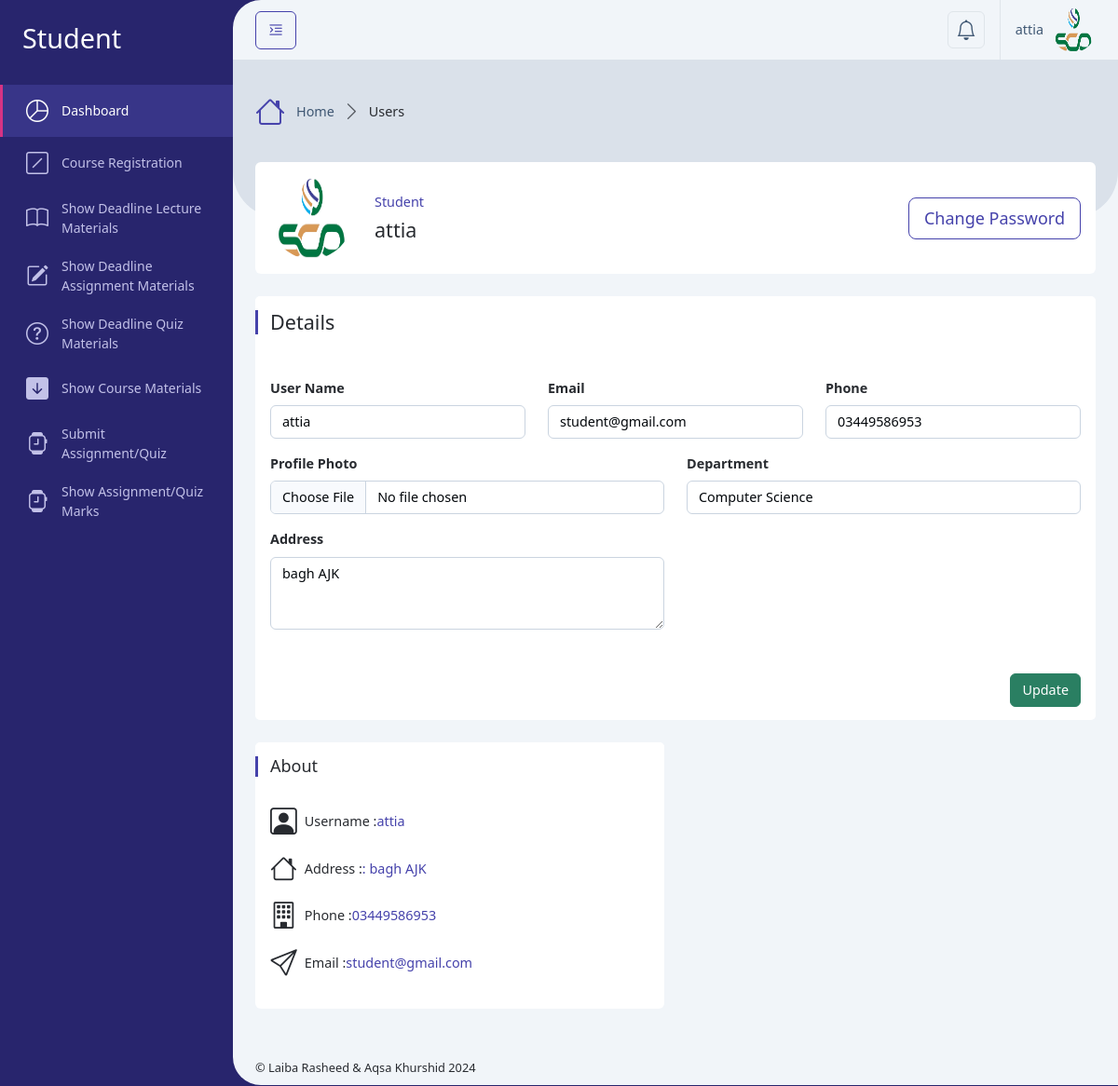
The app's page /Administrator/profile.php (signed in) with its own data.
### tables this page shows
CREATE TABLE `users` (
  `id` int(11) NOT NULL,
  `username` varchar(50) NOT NULL,
  `email` varchar(100) NOT NULL,
  `address` varchar(255) DEFAULT NULL,
  `phone` varchar(20) DEFAULT NULL,
  `department` varchar(255) DEFAULT NULL,
  `student_semester` varchar(100) DEFAULT NULL,
  `instructor_education` varchar(255) DEFAULT NULL,
  `profile_photo` varchar(256) DEFAULT NULL,
  `password` varchar(255) NOT NULL,
  `role_id` int(11) NOT NULL,
  `isActive` tinyint(2) DEFAULT 0,
  `created_at` timestamp NOT NULL DEFAULT current_timestamp()
);

### Administrator/profile.php (called while the page is built, shortened)
<?php
require '../Database/config.php';
$user = getUserData($_SESSION['user_id']);
include '../setting/_Layout.php';
?>

### Database/config.php (called while the page is built, shortened)
<?php
    $servername = "localhost";
    $username = "root";
    $password = "";
    $dbname = "course_ms";
    $conn = new mysqli($servername, $username, $password, $dbname);
    function getUserData($user_id) {
        global $conn;
        $stmt = $conn->prepare("SELECT * FROM users WHERE id = ?");
        $stmt->bind_param("i", $user_id);
        $stmt->execute();
        $result = $stmt->get_result();
        return $result->fetch_assoc();
    }
?>

### Administrator/profile_content.php (the view, shortened to what this page needs)
<?php
	$user_id = $_SESSION['user_id'];
	$stmt = $conn->prepare("SELECT * FROM users WHERE id = ?");
	$stmt->bind_param("i", $user_id);
	$stmt->execute();
	$user_result = $stmt->get_result();
	$user = $user_result->fetch_assoc();
?>
<div class="row justify-content-center">
    <div class="col-xxl-12">
        <div class="card mb-4">
            <div class="card-body">
                <div class="row align-items-center">
                    <div class="col-auto">
                        <img src="../assets/uploads/<?php echo htmlspecialchars($user['profile_photo']); ?>" class="img-5xx rounded-circle" alt="Profile Photo" />
                    </div>
                    <div class="col">
                        <h6 class="text-primary">
                            <?php
                                switch ($_SESSION['role_id']) {
                                    case 1:
                                        echo htmlspecialchars('Student');
                                        break;
                                }
                            ?>
                        </h6>
                        <h4 class="m-0"><?php echo htmlspecialchars($user['username']); ?></h4>
                    </div>
                    <div class="col-12 col-md-auto">
                        <a href="#!" class="btn btn-outline-primary btn-lg">Change Password</a>
                    </div>
                </div>
            </div>
        </div>
    </div>
</div>
<div class="row">
    <div class="col-xxl-3 col-sm-6 col-12 order-xxl-1 order-xl-2 order-lg-2 order-md-2 order-sm-2">
        <div class="card mb-4">
            <div class="card-header">
                <h5 class="card-title">About</h5>
            </div>
            <div class="card-body">
                <h6 class="d-flex align-items-center mb-3">
                    <i class="bi bi-person-square fs-2 me-2"></i> Username :
                    <span class="text-primary"><?php echo htmlspecialchars($user['username']); ?></span>
                </h6>
                <h6 class="d-flex align-items-center mb-3">
                    <i class="bi bi-house fs-2 me-2"></i> Address :
                    <span class="text-primary">: <?php echo htmlspecialchars($user['address']); ?></span>
                </h6>
                <h6 class="d-flex align-items-center mb-3">
                    <i class="bi bi-building fs-2 me-2"></i> Phone :
                    <span class="text-primary"><?php echo htmlspecialchars($user['phone']); ?></span>
                </h6>
				<h6 class="d-flex align-items-center mb-3">
                    <i class="bi bi-send fs-2 me-2"></i> Email :
                    <span class="text-primary"><?php echo htmlspecialchars($user['email']); ?></span>
                </h6>
            </div>
        </div>
    </div>
    <div class="col-xxl-9 col-sm-12 col-12 order-xxl-2 order-xl-1 order-lg-1 order-md-1 order-sm-1">
        <div class="card mb-4">
            <form action="Controller/profile_update.php" method="POST" enctype="multipart/form-data">
                <div class="card-header">
                    <h4 class="card-title mb-3">Details</h4>
                </div>
                <div class="card-body">
                    <div class="row">
                        <div class="col-lg-4 col-sm-4 col-12">
                            <div class="mb-3">
                                <label class="form-label">User Name</label>
                                <input type="text" class="form-control" name="username" placeholder="Enter UserName" value="<?php echo htmlspecialchars($user['username']); ?>" required/>
                            </div>
                        </div>
                        <div class="col-lg-4 col-sm-4 col-12">
                            <div class="mb-3">
                                <label class="form-label">Email</label>
                                <input type="email" class="form-control" name="email" placeholder="Enter email address" value="<?php echo htmlspecialchars($user['email']); ?>" required/>
                            </div>
                        </div>
                        <div class="col-lg-4 col-sm-4 col-12">
                            <div class="mb-3">
                                <label class="form-label">Phone</label>
                                <input type="number" class="form-control" name="phone" placeholder="Enter phone number" value="<?php echo htmlspecialchars($user['phone']); ?>" required/>
                            </div>
                        </div>
                        <div class="col-sm-6 col-12">
							<div class="mb-3">
								<label class="form-label">Profile Photo</label>
								<input class="form-control" type="file" name="profile_photo">
							</div>
                        </div>
                        <div class="col-sm-6 col-12">
							<div class="mb-3">
								<label class="form-label">Department</label>
                                <input type="text" class="form-control" name="department" placeholder="Department" value="<?php echo htmlspecialchars($user['department']); ?>" required/>
							</div>
                        </div>
                        <div class="col-sm-6 col-12">
                            <div class="mb-3">
                                <label class="form-label">Address</label>
                                <textarea class="form-control" name="address" placeholder="Enter Address" rows="3" required><?php echo htmlspecialchars($user['address']); ?></textarea>
                            </div>
                        </div>
                    </div>
                </div>
                <div class="card-footer">
                    <div class="d-flex gap-2 justify-content-end">
                        <button type="submit" class="btn btn-success">Update</button>
                    </div>
                </div>
            </form>
        </div>
    </div>
</div>

### setting/_Header.php (shortened to what this page needs)
<div class="app-header d-flex align-items-center">
    <div class="d-flex">
        <button class="btn btn-outline-primary me-2 pin-sidebar" id="pin-sidebar">
            <i class="bi bi-text-indent-left fs-5"></i>
        </button>
    </div>
    <div class="header-actions">
        <div class="dropdown ms-2">
            <a class="dropdown-toggle d-flex p-2 border rounded-2" href="#!" role="button" data-bs-toggle="dropdown"
                aria-expanded="false">
                <i class="bi bi-bell fs-4 lh-1"></i>
            </a>
        </div>
        <div class="dropdown ms-3">
            <a id="userSettings" class="dropdown-toggle d-flex py-2 align-items-center ps-3 border-start" href="#!"
                role="button" data-bs-toggle="dropdown" aria-expanded="false">
                <span class="d-none d-md-block me-2"><?php echo htmlspecialchars($user['username']); ?></span>
                <img src="../assets/uploads/<?php echo htmlspecialchars($user['profile_photo']); ?>" class="rounded-circle img-3x" alt="Bootstrap Gallery" />
            </a>
        </div>
    </div>
</div>

### records on screen
users: username "attia", profile_photo (picture), address "bagh AJK", phone "03449586953", email "student@gmail.com", department "Computer Science"

### other values on screen
$roleTitle "Student"
$title "Users"
